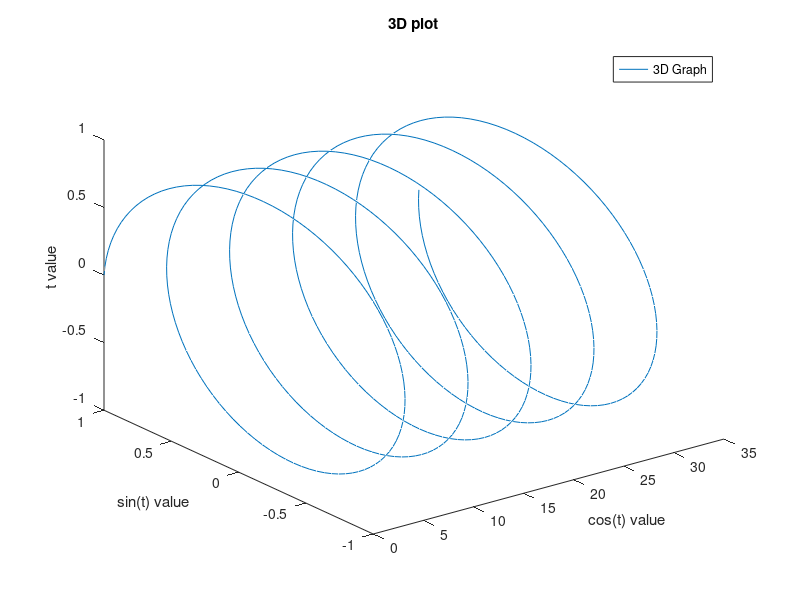

This chart was generated by the following MATLAB code:
%x = sin(t), y = cos(t), z = t

t = [0:pi / 50:10*pi];
plot3(t, cos(t), sin(t));
xlabel('cos(t) value');
ylabel('sin(t) value');
zlabel('t value');
title('3D plot');

legend('3D Graph');